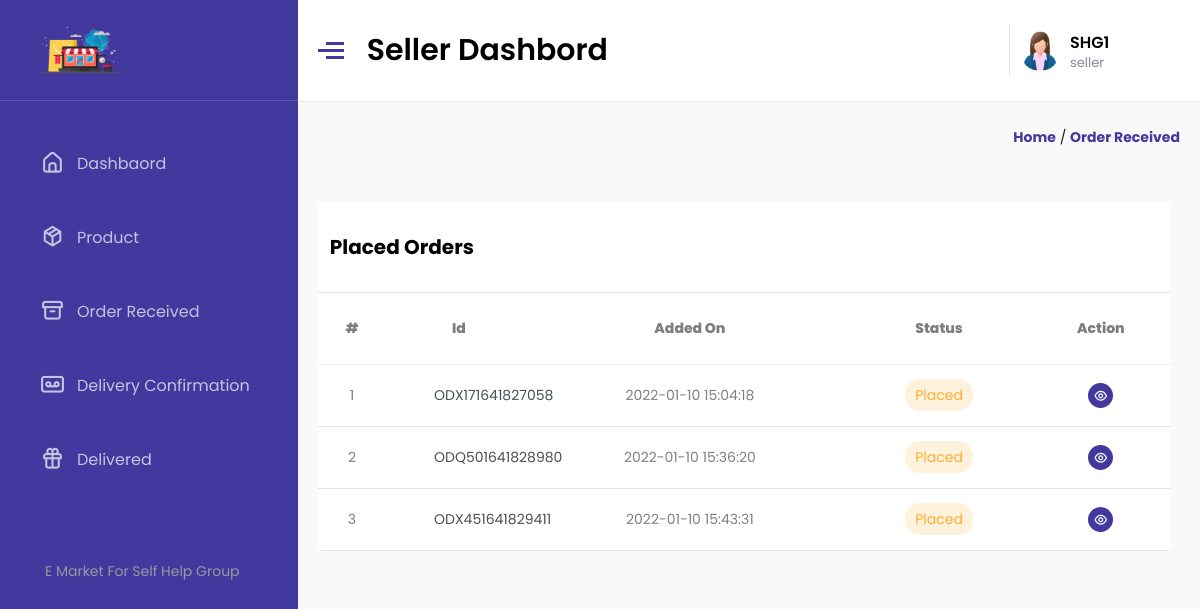
Page /seller/order_received.php (signed in) on the committed database.
### tables this page shows
CREATE TABLE `orders` (
  `id` int(11) NOT NULL,
  `o_id` text NOT NULL,
  `u_id` int(11) NOT NULL,
  `ad_id` int(11) NOT NULL,
  `dv_date` varchar(255) NOT NULL,
  `dv_time` varchar(255) NOT NULL,
  `payment_type` int(11) NOT NULL,
  `payment_status` int(11) NOT NULL,
  `order_status` int(11) NOT NULL,
  `mihpayid` varchar(255) NOT NULL,
  `txnid` varchar(255) NOT NULL,
  `payu_status` varchar(255) NOT NULL,
  `total_amt` float NOT NULL,
  `ship_fee_order` float NOT NULL,
  `final_val` float NOT NULL,
  `isnew` int(11) NOT NULL,
  `delivered_by` int(11) NOT NULL,
  `u_cnfrm` int(11) NOT NULL,
  `ptu` int(11) NOT NULL,
  `udvc` int(11) NOT NULL,
  `is_p_app` int(11) NOT NULL,
  `is_w_ap` int(11) NOT NULL,
  `prmo` int(11) NOT NULL,
  `wlmt` int(11) NOT NULL
);

CREATE TABLE `order_time` (
  `id` int(11) NOT NULL,
  `oid` int(11) NOT NULL,
  `o_status` int(11) NOT NULL,
  `added_on` timestamp NOT NULL DEFAULT current_timestamp() ON UPDATE current_timestamp()
);

### utility/function.php (called while the page is built, shortened)
<?php
function getMyOrders2($con,$type,$uc=''){
	$sellerId=$_SESSION['SELLER_ID'];
	$int=2;
	if($type==2){
		$int=2;
	}else if($type==3){
		$int=3;
	}else if($type==4){
		$int=4;
	}if($type==5){
		$int=5;
	}if($type==6){
		$int=6;
	}if($type==7){
		$int=7;
	}
	$query="SELECT
     orders.o_id,
    order_time.added_on,
    order_detail.p_id,
    product.added_by
FROM
    orders,
    order_time,
    order_detail,
    product
WHERE
    order_detail.oid = orders.id AND order_time.oid = orders.id AND order_time.o_status = orders.order_status AND order_detail.p_id = product.id AND product.added_by = '$sellerId' AND orders.order_status='$int' $uc";
	$res=mysqli_query($con,$query);
	$product_arr=array();
	while($row=mysqli_fetch_assoc($res)){
	$product_arr[]=$row;
	}
 	return filterOrders($product_arr);
}
function filterOrders($order){
	$finalArray=array();
	foreach($order as $product){
		if(!in_array($product['o_id'],$finalArray)){
			array_push($finalArray,$product['o_id']);
		}
	}
	return $finalArray;
}
function getMyOrders($con,$type,$f=''){
	$product_arr=array();
	$allOrders=getMyOrders2($con,$type,$f);
	foreach($allOrders as $order){
		$od=$order;
		$res=mysqli_query($con,"select orders.id,orders.o_id,order_time.added_on from orders,order_time where orders.o_id='$od' and order_time.oid = orders.id and order_time.o_status = orders.order_status");
		while($row=mysqli_fetch_assoc($res)){
			$product_arr[]=$row;
		}
	}
	return $product_arr;
}
?>

### seller/order_received.php (the view)
<?php
 require('require/top.php');
 $order=getMyOrders($con,2);
?>
<div class="path">
    <div class="container">
        <a href="index.php">Home</a>
        /
        <a href="order_received.php">Order Received</a>
    </div>
</div>
<div class="cartrow" id="catrow">
          <div class="gh">
            <div class="heading">
              <h3>Placed Orders</h3>
            </div>
            <div class="maincontainer">
              <table class="wishlist">
                <thead>
                  <th>#</th>
                  <th>Id</th>
                  <th>Added On</th>
                  <th>Status</th>
                  <th>Action</th>
                </thead>
                <tbody>
                <?php
                    if(count($order)>0){
                        $i=1;
                        foreach($order as $o){
                         ?>
                            <tr>
                    <td><?php echo $i; $i++; ?></td>
                    <td>
                      <a href="javascript:void(0)">
                      <?php echo $o['o_id']; ?>
                      </a>
                    </td>
                    <td><?php echo $o['added_on']; ?></td>
                    <td>
                      <span class="badge orange"> Placed </span>
                    </td>
                    <td>
                      <div class="acn">
                        <a href="order-detail.php?id=<?php echo $o['id']; ?>" class="view">
                          <i class="uil uil-eye"></i>
                        </a>
                      </div>
                    </td>
                  </tr>
                         <?php
                        }
                    }
                ?>
                </tbody>
              </table>
            </div>
          </div>
        </div>
<?php
    require("require/foot.php");
?>

### seller/assets/css/style.css (style rules this page uses)
* { margin: 0; padding: 0; -webkit-box-sizing: border-box; box-sizing: border-box; font-family: 'Poppins', sans-serif; }
html { font-size: 62.5%; }
body { background-color: #f9f9f9; }
a { color: #495057; text-transform: none; text-decoration: none; cursor: pointer; }
i { font-size: 1.8rem; cursor: pointer; }
.badge { padding: 0.6rem 1rem; border-radius: 15px; }
.orange { background-color: #fff2dd; color: #ffac30; }
.main .right-part .path { font-size: 14px; line-height: 1.4285em; color: rgba(0, 0, 0, 0.87); }
.main .right-part .path .container { width: 100%; padding: 2.5rem 2rem; text-align: right; }
.main .right-part .path .container a { color: #42389d; font-weight: 700; text-transform: capitalize; }
.right-part .cartrow { margin: 1.5rem 0; display: -webkit-box; display: -ms-flexbox; display: flex; -ms-flex-pack: distribute; justify-content: space-around; }
.right-part .cartrow .gh { width: 100%; padding: 1.5rem 2rem; }
.right-part .cartrow .gh .heading { padding: 3rem 1.2rem; display: -webkit-box; display: -ms-flexbox; display: flex; -webkit-box-pack: justify; -ms-flex-pack: justify; justify-content: space-between; background-color: #fff; width: 99%; border-radius: 5px 5px 0 0; border-bottom: 1px solid #e1e4e8; }
.right-part .cartrow .gh .heading h3 { font-size: 2rem; text-transform: capitalize; }
.right-part .cartrow .gh .maincontainer { background-color: #fff; border-radius: 0 0 5px 5px; width: 99%; overflow-x: auto; }
.right-part .cartrow .gh .maincontainer table { min-height: 10rem; min-width: 70rem; }
.right-part .cartrow .gh .maincontainer table thead { font-size: 1.4rem; font-weight: 800; color: #7e7e7e; }
.right-part .cartrow .gh .maincontainer table thead th { padding: 2.5rem 1rem; border-bottom: 1px solid #eee; font-weight: 800; }
.right-part .cartrow .gh .maincontainer table tbody td { padding: 1.8rem 1rem; font-size: 1.4rem; text-align: center !important; color: #7e8082; border-bottom: 1px solid #e1e4e8; }
.right-part .cartrow .gh .maincontainer table tbody td a { display: -webkit-box; display: -ms-flexbox; display: flex; width: 5rem; margin: 0.1rem auto; }
.right-part .cartrow .gh .maincontainer table tbody td .acn { display: -webkit-box; display: -ms-flexbox; display: flex; -webkit-box-align: center; -ms-flex-align: center; align-items: center; -webkit-box-pack: center; -ms-flex-pack: center; justify-content: center; }
.right-part .cartrow .gh .maincontainer table tbody td .acn a { margin: 0; height: 2.5rem; width: 2.5rem; display: -webkit-box; display: -ms-flexbox; display: flex; -webkit-box-align: center; -ms-flex-align: center; align-items: center; -webkit-box-pack: center; -ms-flex-pack: center; justify-content: center; border-radius: 50%; margin: 0 0.2rem; }
.right-part .cartrow .gh .maincontainer table tbody td .acn a i { color: #fff; font-size: 1.5rem; }
.right-part .cartrow .gh .maincontainer table tbody td .acn .view { background-color: #42389d; }
.right-part .cartrow .gh .maincontainer .wishlist { width: 100%; border-collapse: collapse; }

### rows in the picture
orders: o "ODX171641827058", order_time.added_on "2022-01-10 15:04:18"
orders: o "ODQ501641828980", order_time.added_on "2022-01-10 15:36:20"
orders: o "ODX451641829411", order_time.added_on "2022-01-10 15:43:31"
